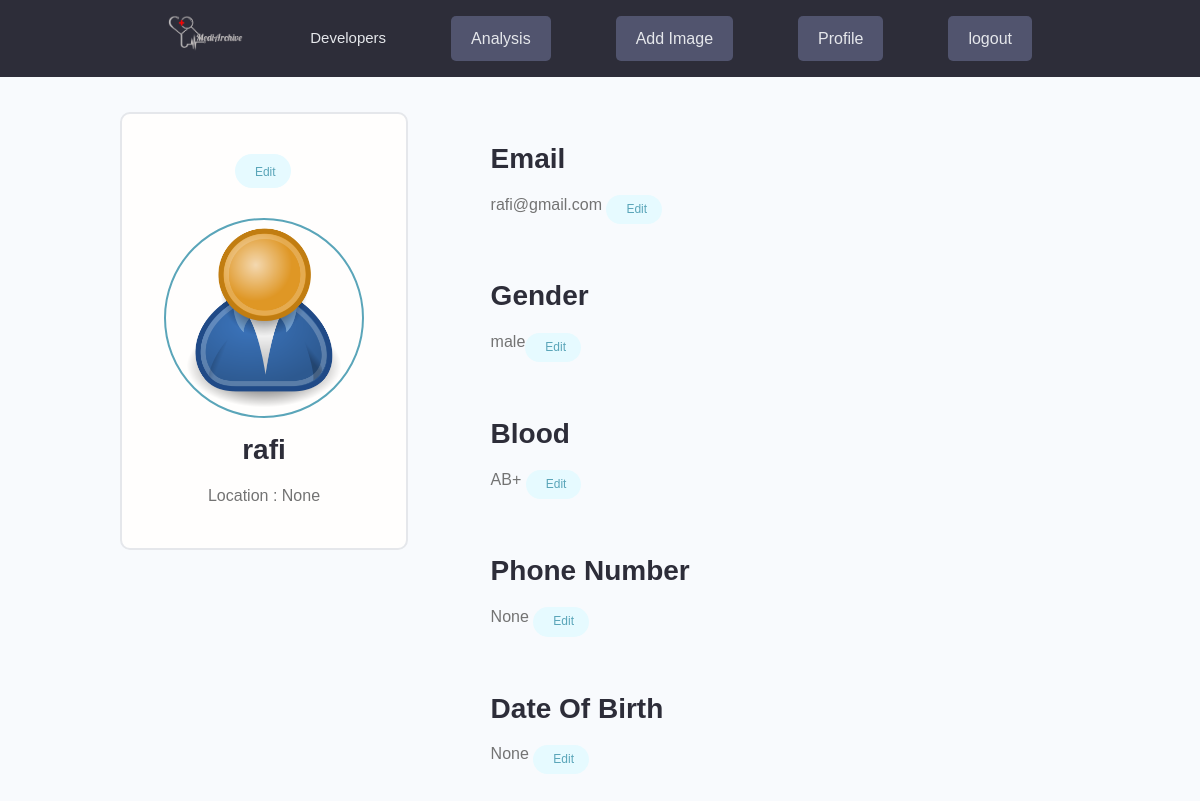
The page / (signed in) on the database its author committed.
### users/models.py (models this page shows, shortened)
class Profile(models.Model):
    GENDER_TYPE = (
        ('male', 'Male'),
        ('female', 'Female'),
    )
    BLOOD_TYPE = (
        ('A+', 'A+'),
        ('A-', 'A-'),
        ('B+', 'B+'),
        ('B-', 'B-'),
        ('O+', 'O+'),
        ('O-', 'O-'),
        ('AB+', 'AB+'),
        ('AB-', 'AB-'),
    )
    user = models.OneToOneField(User, on_delete=models.CASCADE, null=True, blank=True)
    username = models.CharField(max_length=200, blank=True, null=True)
    name = models.CharField(max_length=200, blank=True, null=True)
    email = models.EmailField(max_length=500, blank=True, null=True)
    location = models.CharField(max_length=200, blank=True, null=True)
    profile_image = models.ImageField(null=True, blank=True, upload_to='profiles/', default="profiles/user-default.png")
    gender = models.CharField(max_length=255, blank=True, null=True, choices=GENDER_TYPE, default="male")
    blood = models.CharField(max_length=255, blank=True, null=True, choices=BLOOD_TYPE, default="AB+")
    created = models.DateTimeField(auto_now_add=True)
    id = models.UUIDField(default=uuid.uuid4, unique=True,primary_key=True, editable=False)
    dob = models.DateField(max_length=8,blank=True,null=True)
    phone_number = PhoneNumberField(blank=True,null=True)

### users/views.py (the view)
# urls.py: path('',profile,name='profile'),
@login_required(login_url='login')
def profile(request):
    profile = request.user.profile
    context = {'profile': profile}
    return render(request, 'users/profiles.html',context)

### users/templates/users/profiles.html (shortened to what this page needs)
{% extends 'main.html' %}
{% load static %}
{% block content %}
<main class="settingsPage profile my-md">
    <div class="container">
      <div class="layout">
        <div class="column column--1of3">
          <div class="card text-center">
            <div class="card__body dev">
              <a class="tag tag--pill tag--main settings__btn" href="">
                Edit</a>
              <img class="avatar avatar--xl dev__avatar" src="{{ profile.profile_image.url }}" />
              <h2 class="dev__name">{{ profile.name }}</h2>
              <p class="dev__location">Location : {{ profile.location }}</p>
            </div>
          </div>
        </div>
        <div class="column column--2of3">
            <div class="card__body dev">
                <h2 class="dev__name">Email</h2>
                <p class="dev__location"> {{ profile.email }} <a class="tag tag--pill tag--main settings__btn" href="">
                    Edit</a>
                </p>
            </div>
            <div class="card__body dev">
                <h2 class="dev__name">Gender</h2>
                <p class="dev__location"> {{ profile.gender }}<a class="tag tag--pill tag--main settings__btn" href="">
                    Edit</a> </p>
            </div>
            <div class="card__body dev">
                <h2 class="dev__name">Blood</h2>
                <p class="dev__location"> {{ profile.blood }} <a class="tag tag--pill tag--main settings__btn" href="">
                    Edit</a> </p>
            </div>
            <div class="card__body dev">
                <h2 class="dev__name">Phone Number</h2>
                <p class="dev__location"> {{ profile.phone_number }} <a class="tag tag--pill tag--main settings__btn" href="">
                    Edit</a> </p>
            </div>
            <div class="card__body dev">
                <h2 class="dev__name">Date Of Birth</h2>
                <p class="dev__location"> {{ profile.dob }} <a class="tag tag--pill tag--main settings__btn" href="">
                    Edit</a></p>
            </div>
        </div>
      </div>
    </div>
  </main>
{% endblock  %}

### static/styles/app.css (style rules this page uses)
:root { --color-sub: #2d2d39; }
.card { border: 2px solid var(--color-light); }
img { width: 100%; }
.profile .card > .dev { padding: 4rem; }
.dev__avatar { display: block; margin: auto; }
.dev__name { color: var(--color-sub); font-size: 2.8rem; font-weight: 700; margin-top: 1rem; margin-bottom: 0.5rem; }
.dev__location { margin-top: 1rem; }
.settingsPage .dev > .settings__btn { display: inline-block; margin-bottom: 3rem; }

### static/styles/a.css (style rules this page uses)
* { font-family: sans-serif; }

### static/uikit/styles/modules/_variables.css (style rules this page uses)
:root { --color-main: #5aa5b9; --color-main-light: #e6faff; --color-sub: #3f4156; --color-sub-light: #51546e; --color-sub-lighter: #ededfd; --color-text: #737373; --color-gray: #8b8b8b; --color-light: #e5e7eb; --color-light-gray: #767676; --color-bg: #f8fafd; --color-white: #fffefd; --color-white-light: #f3f3f3; --color-success: #359e64; --color-success-bg: #def8e8; --color-error: #fc4b0b; --color-error-bg: #fff2ee; --font-base: 'Poppins', arial, helvetica, 'Segoe UI', roboto, ubuntu, sans-serif; --font-monospace: 'Fira Code', 'Courier New', courier, monospace; --font-regular: 300; --font-medium: 500; --font-bold: 700; --generic-shadow: 1px 1px 5px #00000010; --generic-transition: all 0.3s ease-in-out; }

### static/uikit/styles/modules/_base.css (style rules this page uses)
* { margin: 0; padding: 0; box-sizing: border-box; text-rendering: optimizeLegibility; color: inherit; font-size: inherit; }
html { font-size: 50%; }
@media only screen and (min-width: 480px) { html { font-size: 56.25%; } }
@media only screen and (min-width: 1200px) { html { font-size: 62.5%; } }
body { line-height: 1.6; font-weight: 400; font-size: 1.5rem; color: var(--color-text); background-color: var(--color-bg); min-height: 100vh; }

### static/uikit/styles/modules/_typography.css (style rules this page uses)
* { font-family: var(--font-base); }
h2 { font-size: 3.6rem; font-weight: var(--font-bold); }
p, span, strong { font-size: 1.6rem; color: var(--color-text); font-weight: var(--font-regular); }
a { padding-bottom: 2px; text-decoration: none; display: inline-block; color: var(--color-main); font-weight: var(--font-medium); }

### static/uikit/styles/modules/_utilities.css (style rules this page uses)
.container { width: 92%; max-width: 165rem; margin: 0 auto; box-sizing: border-box; }
@media screen and (min-width: 1000px) { .container { width: 90%; } }
@media screen and (min-width: 1200px) { .container { width: 80%; } }
.text-center { text-align: center; }
.my-md { margin: 3rem auto; }

### static/uikit/styles/modules/_avatar.css (style rules this page uses)
.avatar { border-radius: 50%; border: 2px solid var(--color-main); object-fit: cover; }
.avatar--xl { height: 20rem; width: 20rem; }

### static/uikit/styles/modules/_card.css (style rules this page uses)
.card { border-radius: 1rem; background-color: var(--color-white); border: 1.5px solid var(--color-light); width: auto; height: auto; margin-top: 0.5rem; margin-bottom: 0.5rem; overflow: hidden; }
.card__body, .card__header { padding: 2rem 2.5rem; }

### static/uikit/styles/modules/_tag.css (style rules this page uses)
.tag { display: inline-flex; align-items: center; background-color: var(--color-sub); height: -webkit-fit-content; height: -moz-fit-content; height: fit-content; width: -webkit-fit-content; width: -moz-fit-content; width: fit-content; border-radius: 0.5rem; padding: 0.5rem 1.5rem; font-size: 1.2rem; cursor: pointer; }
.tag:not(:last-child) { margin-right: 0.25rem; margin-bottom: 0.75rem; }
.tag--pill { border-radius: 5rem; }
.tag--main, .tag--main > small { background: var(--color-main-light); color: var(--color-main); font-weight: 500; }

### static/uikit/styles/modules/_layout.css (style rules this page uses)
.layout { display: flex; flex-flow: row wrap; justify-content: space-between; }
.layout > .column { margin-bottom: 3rem; }
.layout > .column.column--1of3 { flex-basis: 30%; }
.layout > .column.column--2of3 { flex-basis: 64%; }

### rows shown on the page
Profile: profile_image (placeholder picture), name "rafi", location "None", email "rafi@gmail.com", gender "male", blood "AB+", phone_number "None", dob "None"
